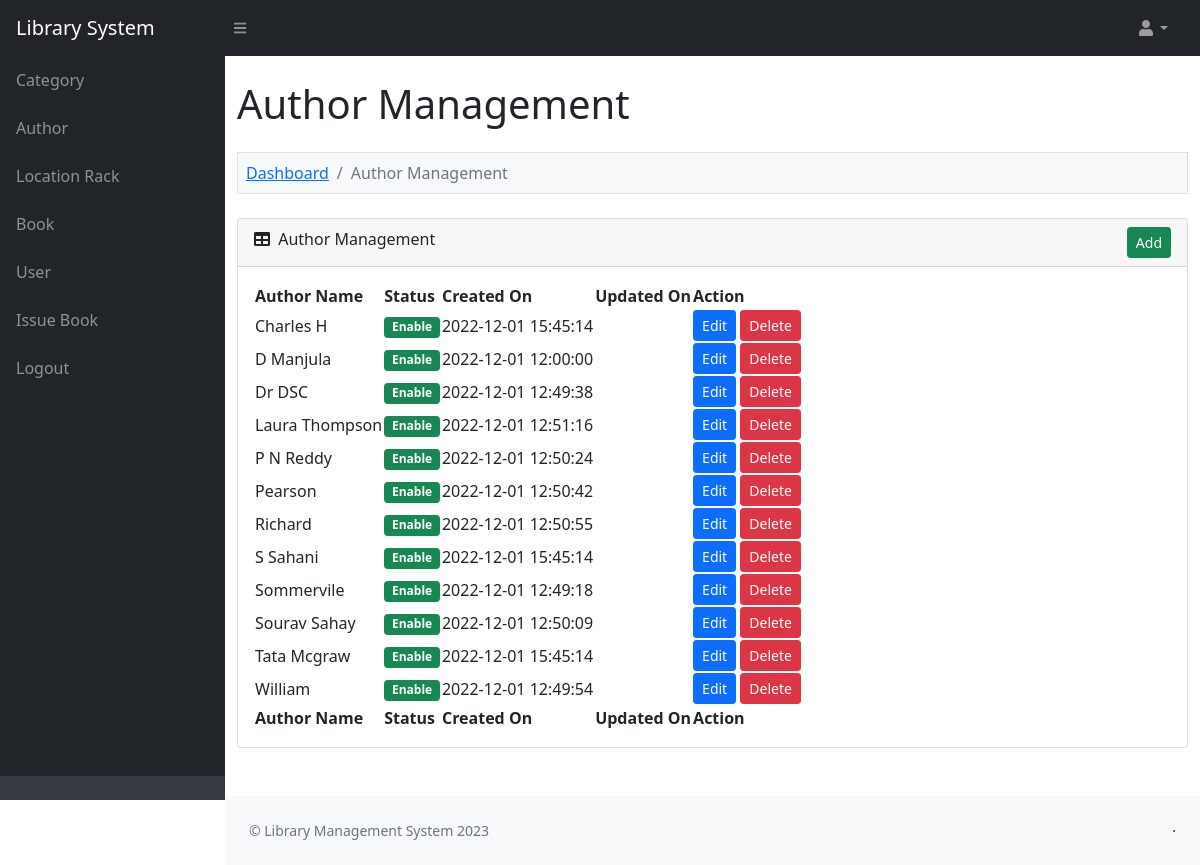
Screenshot of /admin/author.php (signed in) with the database file from the repository.
### tables this page shows
CREATE TABLE `lms_author` (
  `author_id` int(11) NOT NULL,
  `author_name` varchar(200) NOT NULL,
  `author_status` enum('Enable','Disable') NOT NULL,
  `author_created_on` varchar(30) NOT NULL,
  `author_updated_on` varchar(30) NOT NULL
);

### function.php (called while the page is built, shortened)
<?php
function base_url()
{
	return 'http://localhost/library/';
}
function is_admin_login()
{
	if(isset($_SESSION['admin_id']))
	{
		return true;
	}
	return false;
}
function convert_data($string, $action = 'encrypt')
{
	$encrypt_method = "AES-256-CBC";
	$secret_key = 'AA74CDCC2BBRT935136HH7B63C27';
	$secret_iv = '5fgf5HJ5g27';
	$key = hash('sha256', $secret_key);
	$iv = substr(hash('sha256', $secret_iv), 0, 16);
	if ($action == 'encrypt')
	{
		$output = openssl_encrypt($string, $encrypt_method, $key, 0, $iv);
	    $output = base64_encode($output);
	}
	else if ($action == 'decrypt')
	{
		$output = openssl_decrypt(base64_decode($string), $encrypt_method, $key, 0, $iv);
	}
	return $output;
}
?>

### admin/author.php (the view, shortened to what this page needs)
<?php
include '../database_connection.php';
include '../function.php';
$error = '';
$query = "
	SELECT * FROM lms_author
    ORDER BY author_name ASC
";
$statement = $connect->prepare($query);
$statement->execute();
include '../header.php';
?>
<div class="container-fluid py-4" style="min-height: 700px;">
	<h1>Author Management</h1>
	<?php
	if(isset($_GET["action"]))
	{
		if($_GET["action"] == "add")
		{
	?>
	<ol class="breadcrumb mt-4 mb-4 bg-light p-2 border">
		<li class="breadcrumb-item"><a href="index.php">Dashboard</a></li>
        <li class="breadcrumb-item"><a href="author.php">Author Management</a></li>
        <li class="breadcrumb-item active">Add Author</li>
    </ol>
    <div class="row">
    	<div class="col-md-6">
    		<?php
    		if($error != '')
    		{
    			echo '<div class="alert alert-danger alert-dismissible fade show" role="alert"><ul class="list-unstyled">'.$error.'</ul> <button type="button" class="btn-close" data-bs-dismiss="alert" aria-label="Close"></button></div>';
    		}
    		?>
    		<div class="card mb-4">
    			<div class="card-header">
    				<i class="fas fa-user-plus"></i> Add New Author
                </div>
                <div class="card-body">
                	<form method="post">
                		<div class="mb-3">
                			<label class="form-label">Author Name</label>
                			<input type="text" name="author_name" id="author_name" class="form-control" />
                		</div>
                		<div class="mt-4 mb-0">
                			<input type="submit" name="add_author" class="btn btn-success" value="Add" />
                		</div>
                	</form>
                </div>
            </div>
    	</div>
    </div>
	<?php
		}
		else if($_GET["action"] == 'edit')
		{
			$author_id = convert_data($_GET["code"], 'decrypt');
			if($author_id > 0)
			{
				$query = "
				SELECT * FROM lms_author
                WHERE author_id = '$author_id'
				";
				$author_result = $connect->query($query);
				foreach($author_result as $author_row)
				{
	?>
	<ol class="breadcrumb mt-4 mb-4 bg-light p-2 border">
		<li class="breadcrumb-item"><a href="index.php">Dashboard</a></li>
        <li class="breadcrumb-item"><a href="author.php">Author Management</a></li>
        <li class="breadcrumb-item active">Edit Author</li>
    </ol>
    <div class="row">
    	<div class="col-md-6">
    		<div class="card mb-4">
    			<div class="card-header">
    				<i class="fas fa-user-edit"></i> Edit Author Details
    			</div>
    			<div class="card-body">
    				<form method="post">
    					<div class="mb-3">
    						<label class="form-label">Author Name</label>
    						<input type="text" name="author_name" id="author_name" class="form-control" value="<?php echo $author_row['author_name']; ?>" />
    					</div>
    					<div class="mt-4 mb-0">
    						<input type="hidden" name="author_id" value="<?php echo $_GET['code']; ?>" />
    						<input type="submit" name="edit_author" class="btn btn-primary" value="Edit" />
    					</div>
    				</form>
    			</div>
    		</div>
    	</div>
    </div>
	<?php
				}
			}
		}
	}
	else
	{
	?>
	<ol class="breadcrumb mt-4 mb-4 bg-light p-2 border">
		<li class="breadcrumb-item"><a href="index.php">Dashboard</a></li>
		<li class="breadcrumb-item active">Author Management</li>
	</ol>
	<div class="card mb-4">
		<div class="card-header">
			<div class="row">
				<div class="col col-md-6">
					<i class="fas fa-table me-1"></i> Author Management
				</div>
				<div class="col col-md-6" align="right">
					<a href="author.php?action=add" class="btn btn-success btn-sm">Add</a>
				</div>
			</div>
		</div>
		<div class="card-body">
			<table id="datatablesSimple">
				<thead>
					<tr>
						<th>Author Name</th>
						<th>Status</th>
						<th>Created On</th>
						<th>Updated On</th>
						<th>Action</th>
					</tr>
				</thead>
				<tfoot>
					<tr>
						<th>Author Name</th>
						<th>Status</th>
						<th>Created On</th>
						<th>Updated On</th>
						<th>Action</th>
					</tr>
				</tfoot>
				<tbody>
				<?php
				if($statement->rowCount() > 0)
				{
					foreach($statement->fetchAll() as $row)
					{
						$author_status = '';
						if($row['author_status'] == 'Enable')
						{
							$author_status = '<div class="badge bg-success">Enable</div>';
						}
						else
						{
							$author_status = '<div class="badge bg-danger">Disable</div>';
						}
						echo '
						<tr>
							<td>'.$row["author_name"].'</td>
							<td>'.$author_status.'</td>
							<td>'.$row["author_created_on"].'</td>
							<td>'.$row["author_updated_on"].'</td>
							<td>
								<a href="author.php?action=edit&code='.convert_data($row["author_id"]).'" class="btn btn-sm btn-primary">Edit</a>
								<button type="button" name="delete_button" class="btn btn-danger btn-sm" onclick="delete_data(`'.$row["author_id"].'`, `'.$row["author_status"].'`)">Delete</button>
							</td>
						</tr>
						';
					}
				}
				else
				{
					echo '
					<tr>
						<td colspan="4" class="text-center">No Data Found</td>
					</tr>
					';
				}
				?>
				</tbody>
			</table>
		</div>
	</div>
	<?php
	}
	?>
</div>
<?php
include '../footer.php';
?>

### header.php (shortened to what this page needs)
<!doctype html>
<html lang="en">
    <head>
        <link href="<?php echo base_url(); ?>asset/css/simple-datatables-style.css" rel="stylesheet" />
        <link href="<?php echo base_url(); ?>asset/css/styles.css" rel="stylesheet" />
    </head>
    <?php
    if(is_admin_login())
    {
    ?>
    <body class="sb-nav-fixed">
        <nav class="sb-topnav navbar navbar-expand navbar-dark bg-dark">
            <a class="navbar-brand ps-3" href="index.php">Library System</a>
            <button class="btn btn-link btn-sm order-1 order-lg-0 me-4 me-lg-0" id="sidebarToggle" href="#!"><i class="fas fa-bars"></i></button>
            <ul class="navbar-nav ms-auto ms-md-0 me-3 me-lg-4">
                <li class="nav-item dropdown">
                    <a class="nav-link dropdown-toggle" id="navbarDropdown" href="#" role="button" data-bs-toggle="dropdown" aria-expanded="false"><i class="fas fa-user fa-fw"></i></a>
                </li>
            </ul>
        </nav>
        <div id="layoutSidenav">
            <div id="layoutSidenav_nav">
                <nav class="sb-sidenav accordion sb-sidenav-dark" id="sidenavAccordion">
                    <div class="sb-sidenav-menu">
                        <div class="nav">
                            <a class="nav-link" href="category.php">Category</a>
                            <a class="nav-link" href="author.php">Author</a>
                            <a class="nav-link" href="location_rack.php">Location Rack</a>
                            <a class="nav-link" href="book.php">Book</a>
                            <a class="nav-link" href="user.php">User</a>
                            <a class="nav-link" href="issue_book.php">Issue Book</a>
                            <a class="nav-link" href="logout.php">Logout</a>
                        </div>
                    </div>
                    <div class="sb-sidenav-footer">
                    </div>
                </nav>
            </div>
            <div id="layoutSidenav_content">
                <main>
    <?php
    }
    ?>

### footer.php (shortened to what this page needs)
                <?php
                if(is_admin_login())
                {
                ?>
                </main>
                <footer class="py-4 bg-light mt-auto">
                    <div class="container-fluid px-4">
                        <div class="d-flex align-items-center justify-content-between small">
                            <div class="text-muted">&copy; Library Management System <?php echo date('Y'); ?></div>
                            <div>
                                &middot;
                            </div>
                        </div>
                    </div>
                </footer>
            </div>
        </div>
                <?php
                }
                ?>
    </body>
</html>

### rows the page displays
lms_author: author_name "Charles H", author_status "Enable", author_created_on "2022-12-01 15:45:14"
lms_author: author_name "D Manjula", author_status "Enable", author_created_on "2022-12-01 12:00:00"
lms_author: author_name "Dr DSC", author_status "Enable", author_created_on "2022-12-01 12:49:38"
lms_author: author_name "Laura Thompson", author_status "Enable", author_created_on "2022-12-01 12:51:16"
lms_author: author_name "P N Reddy", author_status "Enable", author_created_on "2022-12-01 12:50:24"
lms_author: author_name "Pearson", author_status "Enable", author_created_on "2022-12-01 12:50:42"
lms_author: author_name "Richard", author_status "Enable", author_created_on "2022-12-01 12:50:55"
lms_author: author_name "S Sahani", author_status "Enable", author_created_on "2022-12-01 15:45:14"
lms_author: author_name "Sommervile", author_status "Enable", author_created_on "2022-12-01 12:49:18"
lms_author: author_name "Sourav Sahay", author_status "Enable", author_created_on "2022-12-01 12:50:09"
lms_author: author_name "Tata Mcgraw", author_status "Enable", author_created_on "2022-12-01 15:45:14"
lms_author: author_name "William", author_status "Enable", author_created_on "2022-12-01 12:49:54"
